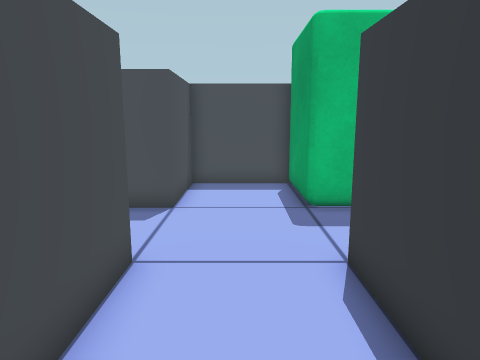
[1] (above)

22 first-person views from a walk through a Unity game level. The camera is 1.3 m above the floor, tilts 10° down and sees 70° across. The floor is counted in squares, 0.5 m on a side. Each view is taken from the middle of a square. On the plan, view 1 faces up. The plan holds only what a view shows up to about 20 squares ahead; the rest is blank. The place goes on beyond the plan.

[2]
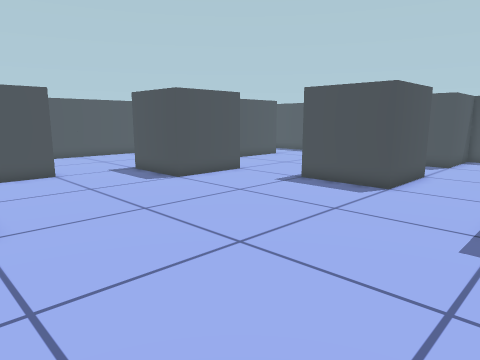

[3]
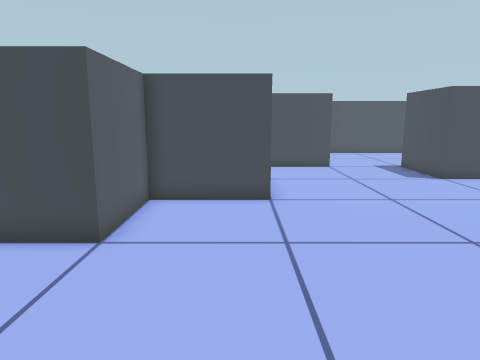

[4]
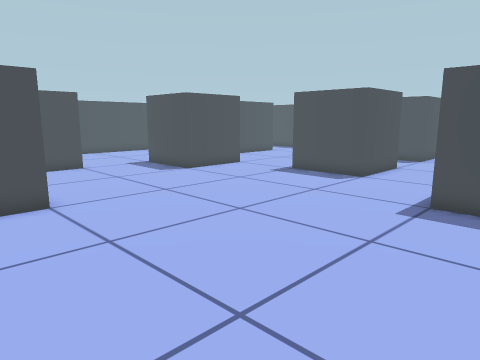

[5]
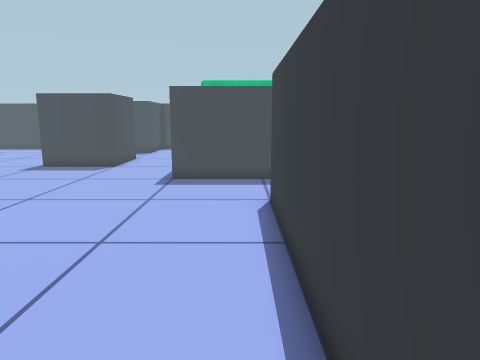

[6]
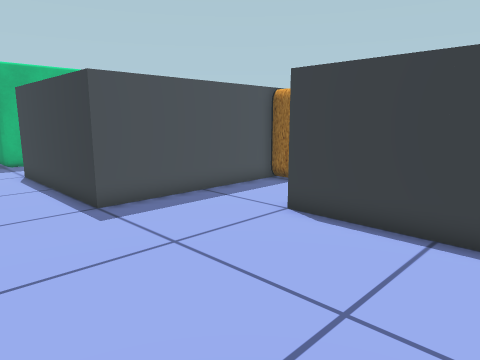

[7]
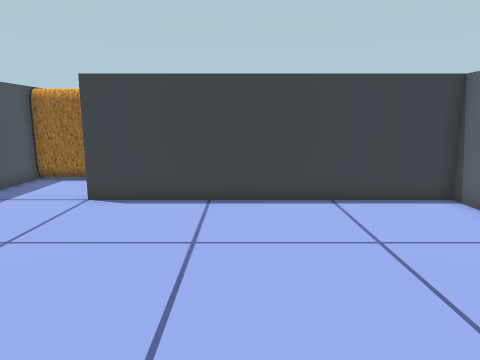

[8]
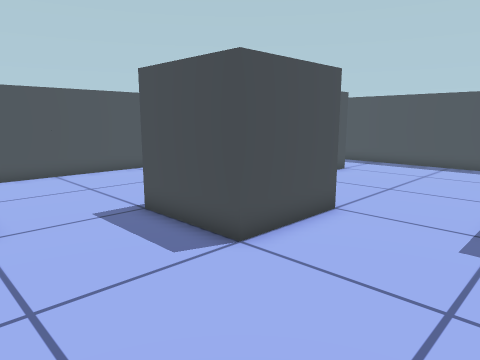

[9]
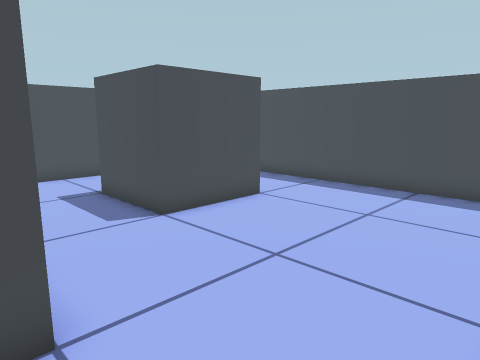

[10]
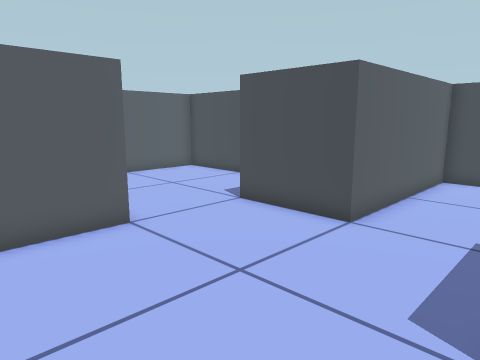

[11]
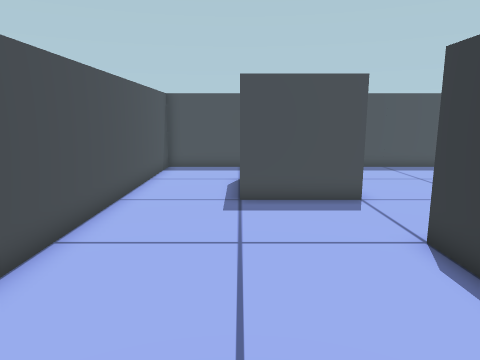

[12]
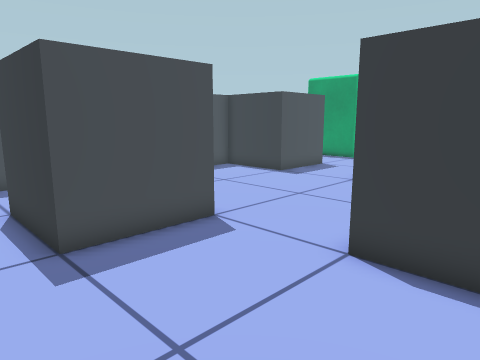

[13]
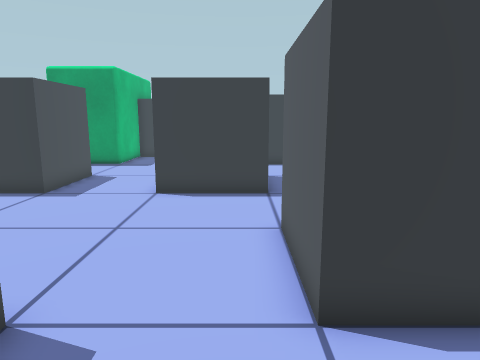

[14]
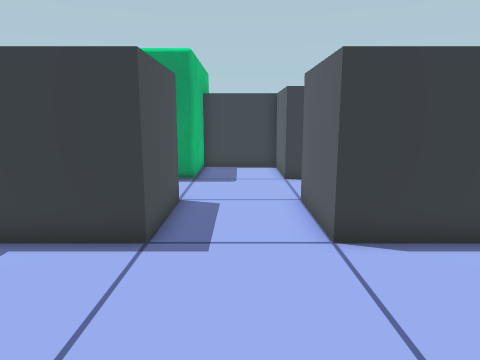

[15]
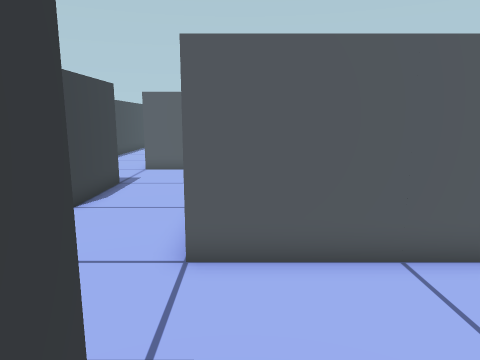

[16]
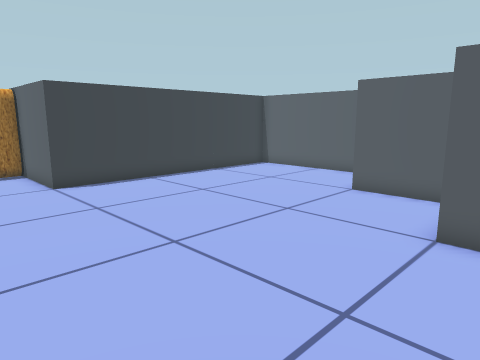

[17]
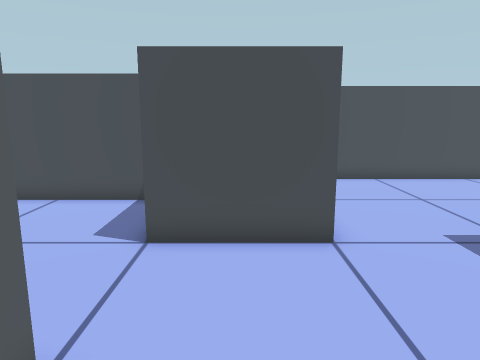

[18]
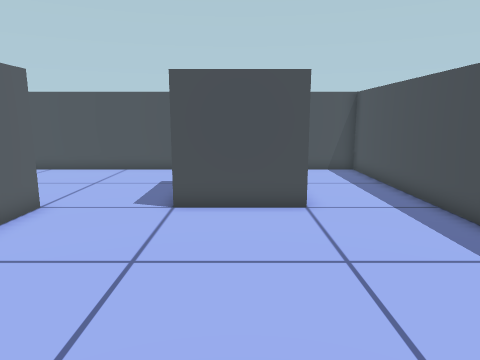

[19]
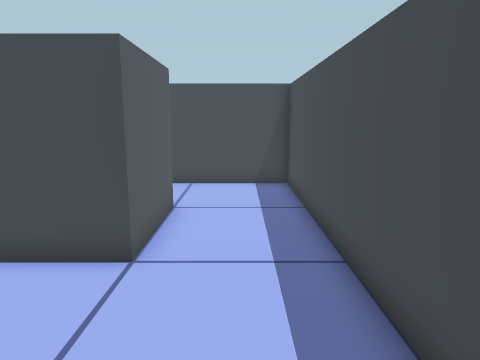

[20]
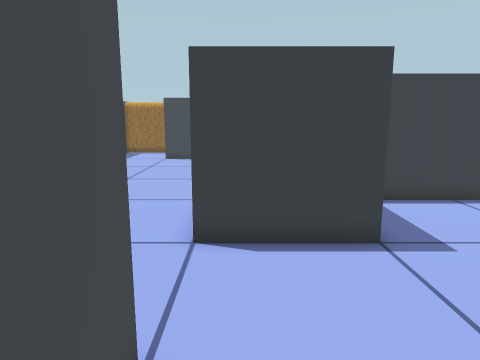

[21]
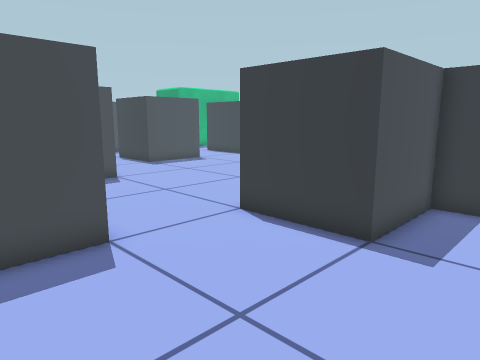

[22]
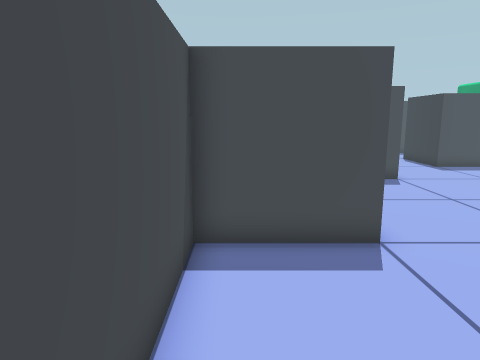

### Floor plan
Points are (right, up) in squares from view 1. A wall is a line through its corners. A room is listed if a view was taken in it or the views show most of it. See-through windows are left out.
Room 1 (views 1, 2, 3, 4, 5, 6, 7, 8, 9, 10, 16, 17)
walls: (-10, -10) (-6, -10) (-6, -14) (-2, -14) (-2, -16.1); (-2, 2) (-6, 2); (-14, -6) (-14, -10); (-10, 2) (-10, -2) (-14, -2); (10, -2) (2, -2) (2, 0.5); (6, -17.5) (6, -6) (10, -6)
ways out: opening at (-14, -4) to room 2; opening at (-8, 2) to room 3; opening at (0, 1.7) to room 3; opening at (-12, -10) to room 4
objects: other object (10, -5) to (10, -3)
Room 2 (views 11, 12, 13, 15)
walls: (-14, -2) (-14, 2); (-22, 4.5) (-22, -6) (-14, -6); (-14, 6) (-18, 6)
ways out: opening at (-14, -4) to room 1; opening at (-20, 5.3) to room 3; opening at (-14, 4) to room 3
Room 3 (views 14, 18, 19)
walls: (-6, 2) (-6, 6) (-2, 6) (-2, 2); (-14, 2) (-10, 2); (-18, 6) (-18, 10) (-14, 10) (-14, 6); (2.1, 14) (-2, 14) (-2, 10) (-6, 10) (-6, 14) (-22, 14) (-22, 4.5); (2, 0.5) (2, 6) (6, 6) (6, 9.5)
ways out: opening at (-8, 2) to room 1; opening at (0, 1.7) to room 1; opening at (-20, 5.3) to room 2; opening at (-14, 4) to room 2
Room 4 (views 20, 21, 22)
walls: (-14, -10) (-18, -10) (-18, -17.5); (-6, -17.5) (-6, -14) (-10, -14) (-10, -10)
ways out: opening at (-12, -10) to room 1

Where each view was taken, in squares from view 1:
view 1: 0 up, 0 right, facing up
view 2: 11 down, 3 right, facing up-left
view 3: 11 down, 5 right, facing left
view 4: 13 down, 5 right, facing up-left
view 5: 17 down, 5 right, facing up
view 6: 12 down, 2 left, facing up-right
view 7: 11 down, 5 left, facing right
view 8: 7 down, 5 left, facing up-left
view 9: 1 up, 6 left, facing up-left
view 10: 2 down, 6 left, facing down-left
view 11: 5 down, 18 left, facing up
view 12: 1 down, 20 left, facing up-right
view 13: 3 up, 18 left, facing right
view 14: 8 up, 13 left, facing right
view 15: 0 up, 15 left, facing down
view 16: 2 down, 8 left, facing down-right
view 17: 8 down, 7 left, facing left
view 18: 8 up, 4 left, facing left
view 19: 12 up, 8 left, facing left
view 20: 11 down, 17 left, facing right
view 21: 17 down, 17 left, facing up-right
view 22: 17 down, 17 left, facing up
